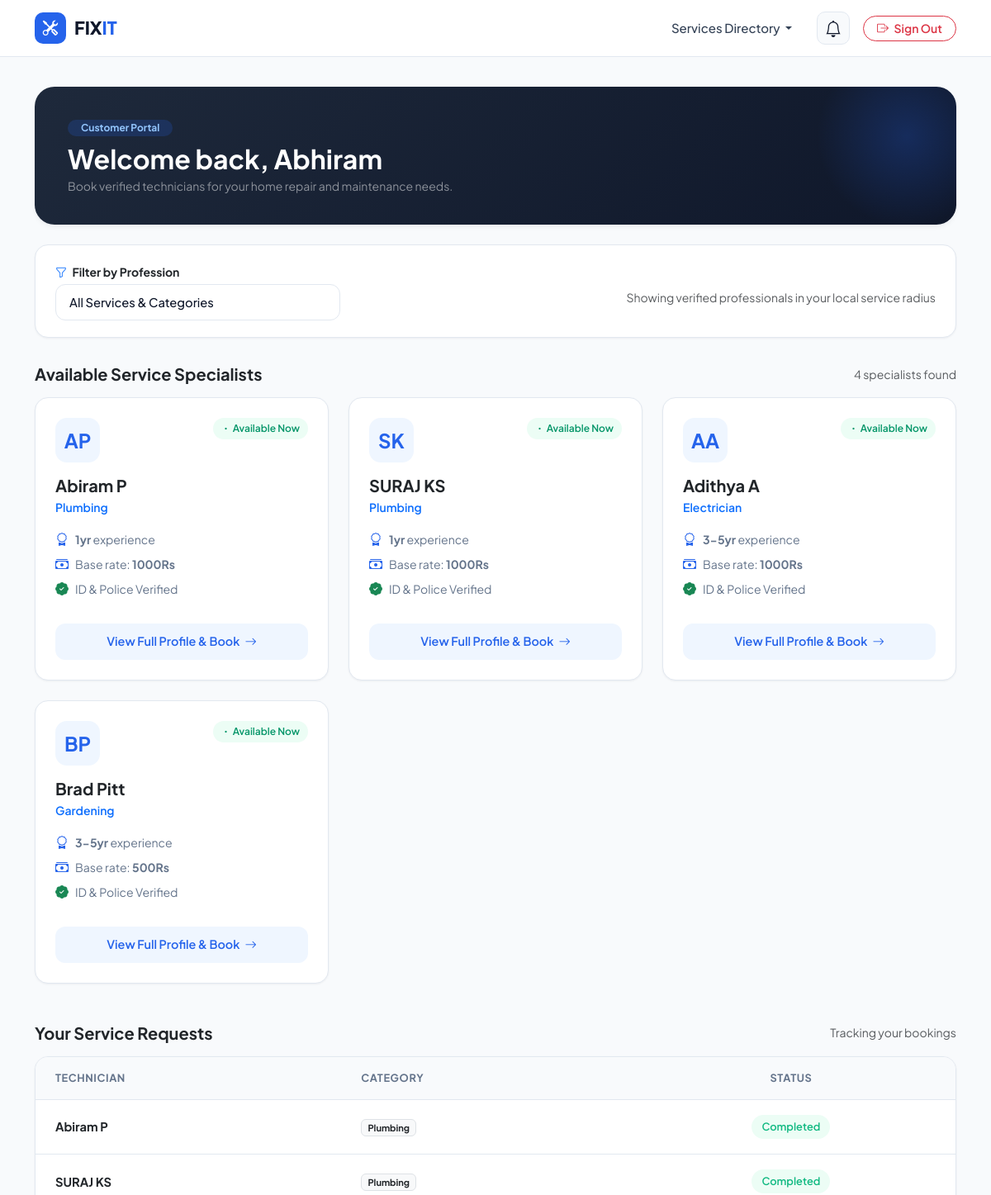
The page /user_dashboard/ (signed in, upper part) on the database as committed earlier.
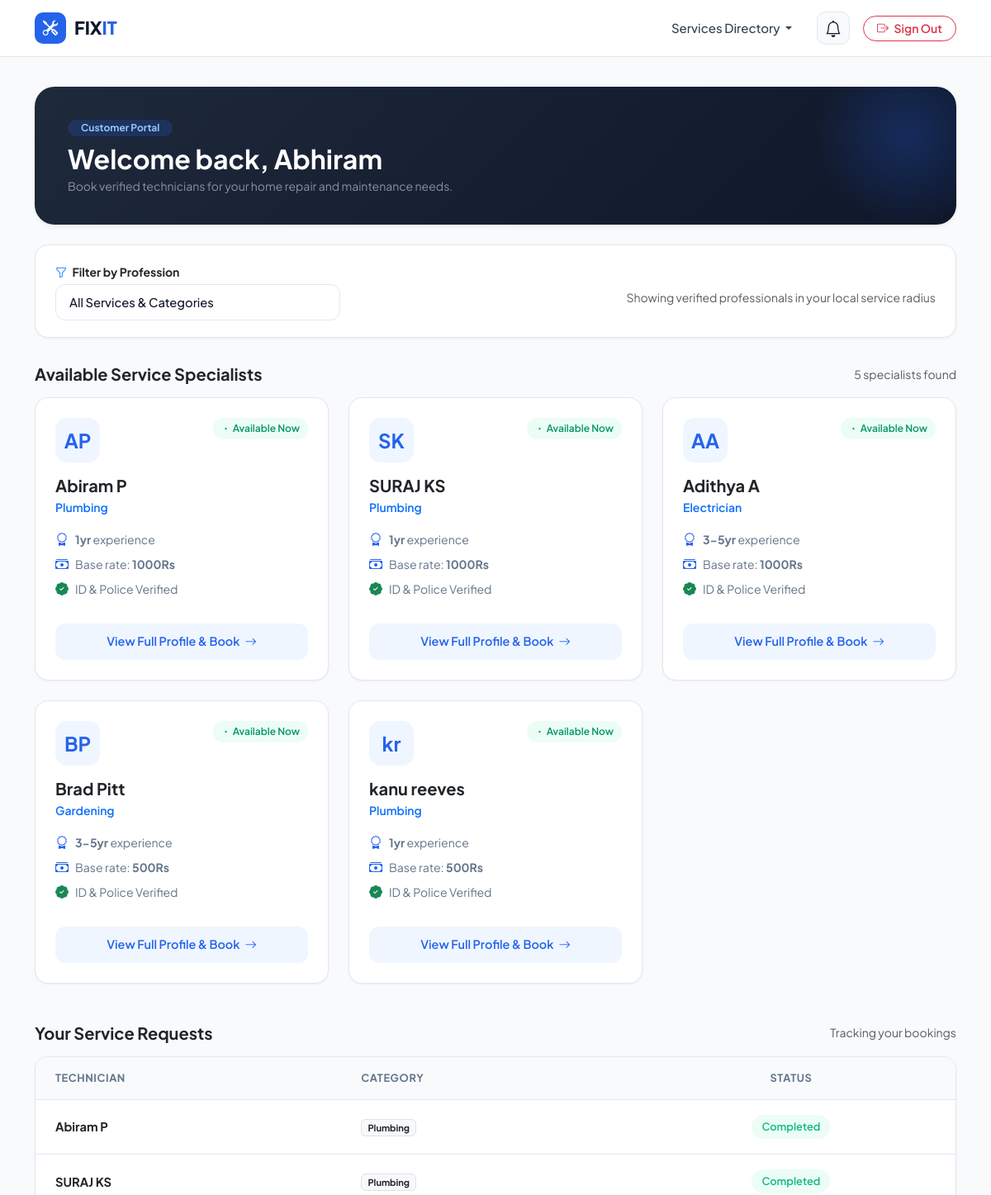
The same page on the database as committed later.
### mainapp/models.py (models this page shows, shortened)
class Worker(models.Model):
    TITLE_CHOICES = [
        ('Mr', 'Mr.'),
        ('Ms', 'Ms.'),
    ]
    STATUS_CHOICES = [
        ('pending', 'Pending'),
        ('approved', 'Approved'),
        ('rejected', 'Rejected'),
    ]
    title = models.CharField(max_length=10, choices=TITLE_CHOICES, default='Mr')
    first_name = models.CharField(max_length=100)
    last_name = models.CharField(max_length=100)
    email = models.EmailField(max_length=100, unique=True)
    password = models.CharField(max_length=255)  # Hashed password storage
    gender = models.CharField(max_length=10, choices=[('Male', 'Male'), ('Female', 'Female')])
    phone = models.CharField(max_length=15)
    profession = models.TextField()
    experience = models.TextField()
    amount = models.TextField()
    status = models.BooleanField(default=True, )  # Worker availability
    is_approved = models.BooleanField(default=False)  # New field

class Request(models.Model):
    user = models.ForeignKey(User, on_delete=models.CASCADE)
    worker = models.ForeignKey(Worker, on_delete=models.CASCADE)
    status = models.CharField(max_length=20, choices=[('Pending', 'Pending'), ('Accepted', 'Accepted'), ('Rejected', 'Rejected'),('Completed', 'Completed') ], default='Pending')
    created_at = models.DateTimeField(auto_now_add=True)

### mainapp/views.py (the view)
# urls.py: path("user_dashboard/", user_dashboard, name="user_dashboard"),
def user_dashboard(request):
    if "user_id" not in request.session:
        return redirect("user_login")
    user = User.objects.get(id=request.session["user_id"])
    professions = Worker.objects.values_list('profession', flat=True).distinct()
    selected_profession = request.GET.get("profession", "")
    if selected_profession:
        workers = Worker.objects.filter(profession=selected_profession)
    else:
        workers = Worker.objects.all()
    requests = Request.objects.filter(user=user)
    worker_emails = requests.values_list('worker__email', flat=True)
    notifications = Notification.objects.filter(worker_email__in=worker_emails,type__in=['accept', 'reject', 'complete']).order_by('-created_at')[:10]
    return render(request, "user_dashboard.html", {
        "user": user,
        "workers": workers,
        "requests": requests,
        "professions": professions,
        "selected_profession": selected_profession,
        "notifications": notifications
    })

### mainapp/templates/user_dashboard.html (shortened to what the changed rows need)
{% load static %}
<!DOCTYPE html>
<html lang="en">
<head>
    <link href="https://cdn.jsdelivr.net/npm/bootstrap@5.3.3/dist/css/bootstrap.min.css" rel="stylesheet">
    <link rel="stylesheet" href="https://cdnjs.cloudflare.com/ajax/libs/bootstrap-icons/1.11.3/font/bootstrap-icons.min.css">
</head>
<body>
    <nav class="dash-navbar">
        <div class="container">
            <div class="d-flex align-items-center justify-content-between">
                <a class="brand-logo-wrap" href="{% url 'home' %}">
                    <h1 class="brand-name">FIX<span>IT</span></h1>
                </a>
            </div>
        </div>
    </nav>
    <main class="flex-grow-1">
        <section class="dashboard-hero">
            <div class="container">
                <div class="welcome-card mb-4">
                    <h2 class="fw-bold mb-1">Welcome back, {{ user.name }}</h2>
                </div>
                <div class="d-flex justify-content-between align-items-center mb-3">
                    <h3 class="fw-bold fs-5 mb-0 text-dark">Available Service Specialists</h3>
                    <span class="text-muted small">{{ workers|length }} specialists found</span>
                </div>
                <div class="row g-4 mb-5">
                    {% for worker in workers %}
                    <div class="col-md-6 col-lg-4">
                        <div class="worker-card">
                            <div class="d-flex justify-content-between align-items-start mb-3">
                                <div class="worker-avatar-box">
                                    {{ worker.first_name|slice:":1" }}{{ worker.last_name|slice:":1" }}
                                </div>
                                {% if worker.status %}
                                <span class="badge-status badge-available"><i class="bi bi-dot"></i> Available Now</span>
                                {% else %}
                                <span class="badge-status badge-busy"><i class="bi bi-dot"></i> Busy</span>
                                {% endif %}
                            </div>
                            <h4 class="fw-bold fs-5 mb-1 text-dark">{{ worker.first_name }} {{ worker.last_name }}</h4>
                            <p class="text-primary fw-semibold small mb-3">{{ worker.profession }}</p>
                            <div class="mb-4">
                                <div class="worker-spec-item">
                                    <i class="bi bi-award"></i>
                                    <span><strong>{{ worker.experience }}</strong> experience</span>
                                </div>
                                <div class="worker-spec-item">
                                    <i class="bi bi-cash-stack"></i>
                                    <span>Base rate: <strong>{{ worker.amount }}</strong></span>
                                </div>
                                <div class="worker-spec-item">
                                    <i class="bi bi-patch-check-fill text-success"></i>
                                    <span>ID & Police Verified</span>
                                </div>
                            </div>
                            <div class="mt-auto">
                                <a href="{% url 'view_worker' worker.id %}" class="btn-view-profile">
                                    View Full Profile & Book <i class="bi bi-arrow-right"></i>
                                </a>
                            </div>
                        </div>
                    </div>
                    {% endfor %}
                </div>
                <div class="requests-card">
                    <div class="table-responsive">
                        <table class="table table-custom">
                            <thead>
                                <tr>
                                    <th>Technician</th>
                                    <th>Category</th>
                                    <th class="text-center">Status</th>
                                </tr>
                            </thead>
                            <tbody>
                                {% for request in requests %}
                                <tr>
                                    <td>
                                        <div class="fw-bold text-dark">{{ request.worker.first_name }} {{ request.worker.last_name }}</div>
                                    </td>
                                    <td>
                                        <span class="badge bg-light text-dark border">{{ request.worker.profession }}</span>
                                    </td>
                                    <td class="text-center">
                                        <span class="pill-status
                                            {% if request.status == 'Pending' %}pill-pending
                                            {% elif request.status == 'Accepted' %}pill-accepted
                                            {% elif request.status == 'Rejected' %}pill-rejected
                                            {% elif request.status == 'Completed' %}pill-completed
                                            {% else %}pill-pending{% endif %}">
                                            {{ request.status }}
                                        </span>
                                    </td>
                                </tr>
                                {% empty %}
                                <tr>
                                    <td colspan="3" class="text-center py-4 text-muted small">
                                        You have not made any service requests yet. Browse the specialists above to get started.
                                    </td>
                                </tr>
                                {% endfor %}
                            </tbody>
                        </table>
                    </div>
                </div>
            </div>
        </section>
    </main>
</body>
</html>

Rows that differ between the two databases and show on the page:
added Worker: first_name "k", last_name "r", status True (drawn), first_name "kanu", last_name "reeves", profession "Plumbing", experience "1yr", amount "500Rs"
Other text that changed with them:
{{ workers|length }}: "4" → "5"
